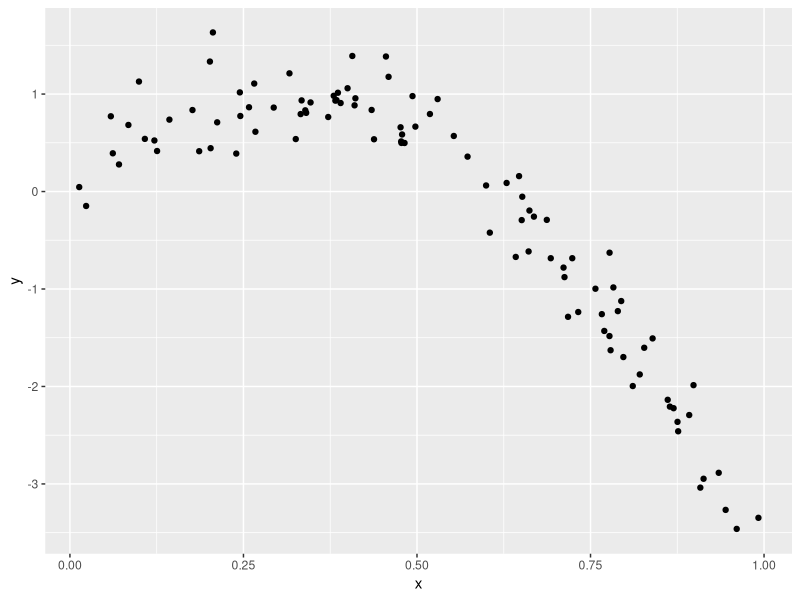
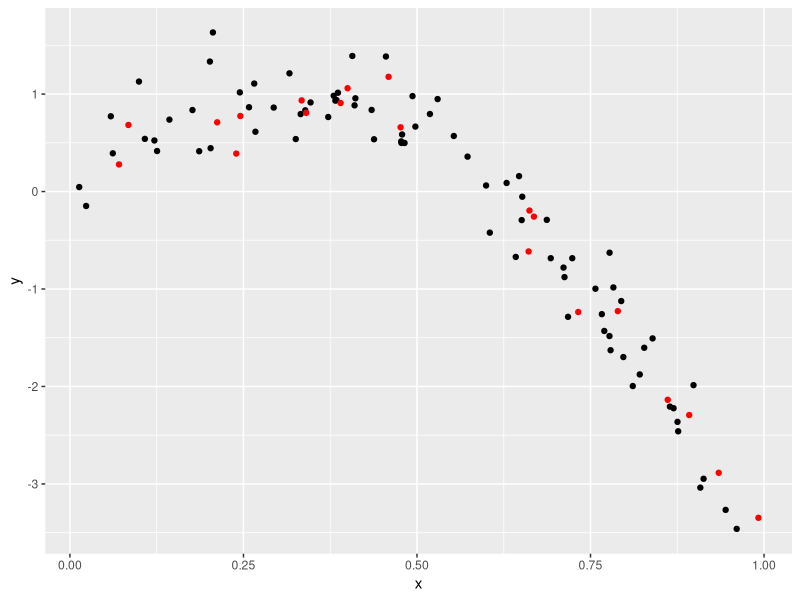
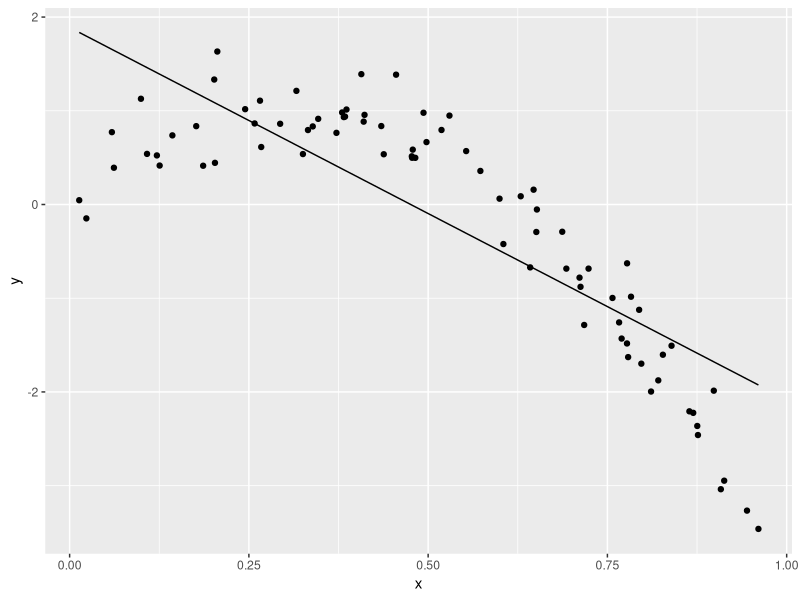
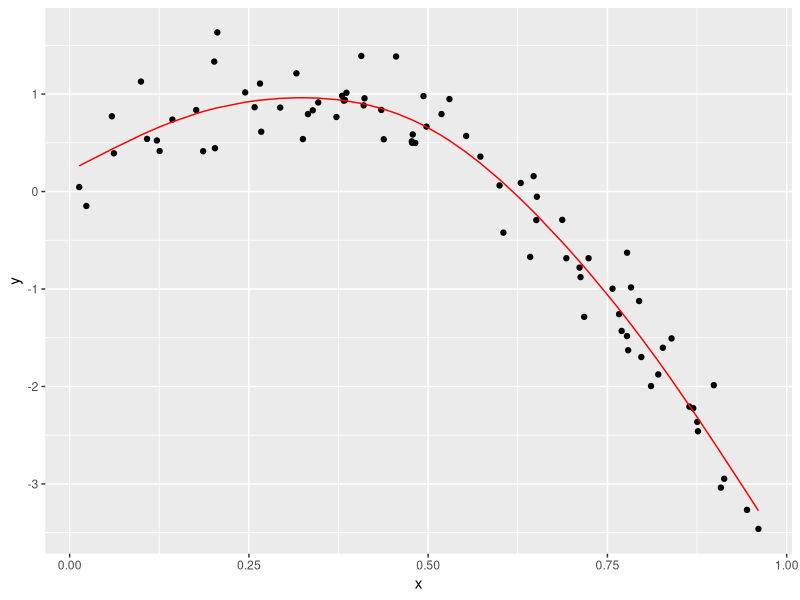
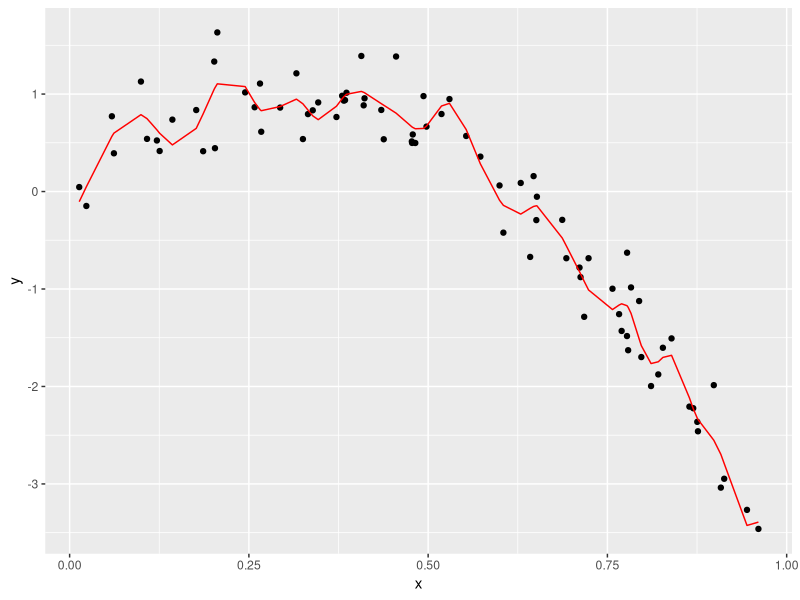
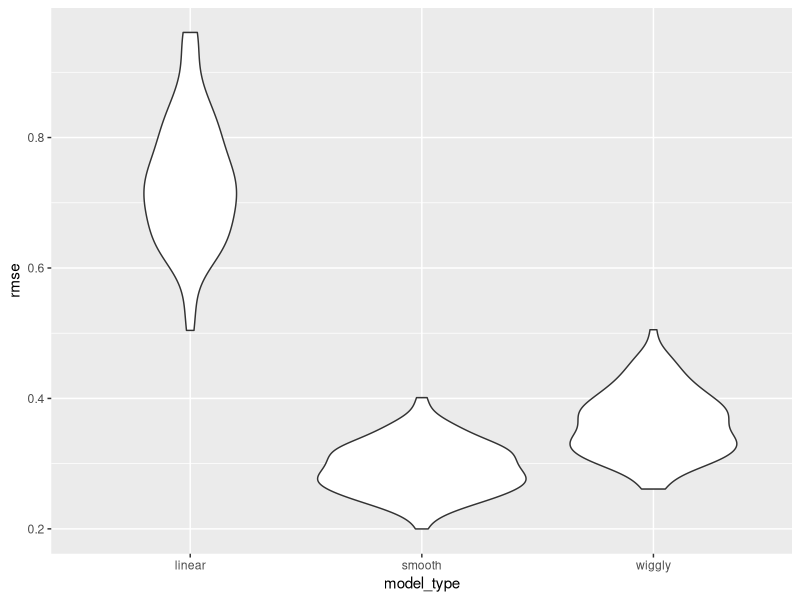

Write R code to recreate these figures, in order.
## ---- chunk 1
knitr::opts_chunk$set(echo = TRUE)
library(tidyverse)
library(modelr)
library(mgcv)
set.seed(1)
## ---- chunk 2
nonlin_df = 
  tibble(
    id = 1:100,
    x = runif(100, 0, 1),
    y = 1 - 10 * (x - .3) ^ 2 + rnorm(100, 0, .3)
  )

nonlin_df |> 
  ggplot(aes(x = x, y = y)) + 
  geom_point()
## ---- chunk 3
train_df = sample_n(nonlin_df, 80)
test_df = anti_join(nonlin_df, train_df, by="id")

train_df |> ggplot(aes(x=x, y=y)) +
  geom_point() +
  geom_point(data=test_df, color="red")
## ---- chunk 4
linear_model = lm(y~x, data=train_df)

# quick visualization
train_df |> 
  modelr::add_predictions(linear_model) |>
  ggplot(aes(x=x, y=y)) +
  geom_point() +
  geom_line(aes(y=pred))
## ---- chunk 5
smooth_mod = mgcv::gam(y~s(x), data=train_df)
wiggly = mgcv::gam(y~s(x, k=30), sp=10e-6, data=train_df)

train_df |> 
  add_predictions(smooth_mod) |> 
  ggplot(aes(x = x, y = y)) + geom_point() + 
  geom_line(aes(y = pred), color = "red")

train_df |> 
  add_predictions(wiggly) |> 
  ggplot(aes(x = x, y = y)) + geom_point() + 
  geom_line(aes(y = pred), color = "red")
## ---- chunk 6
modelr::rmse(linear_model, train_df)
modelr::rmse(smooth_mod, train_df)
modelr::rmse(wiggly, train_df)
## ---- chunk 7
modelr::rmse(linear_model, test_df)
modelr::rmse(smooth_mod, test_df)
modelr::rmse(wiggly, test_df)
## ---- chunk 8
cv_df = crossv_mc(nonlin_df, 100)

cv_df |> pull(train) |> nth(3) |> as_tibble()

cv_df = 
  nonlin_df |>
  crossv_mc(n=100) |>
  mutate(
    train=map(train, as_tibble),
    test=map(test, as_tibble)
  )
## ---- chunk 9
cv_results = 
  cv_df |>
  mutate(
    linear_fit = map(train, \(df) lm(y~x, data=df)), #anonymous function
    smooth_fit = map(train, \(df) mgcv::gam(y~s(x), data=df)),
    wiggly = map(train, \(df) mgcv::gam(y~s(x, k=30), sp=10e-6, data=df))
  ) |>
  mutate(
    rmse_linear = map2(linear_fit, test, \(mod, df) rmse(mod, df)),
    rmse_smooth = map2(smooth_fit, test, \(mod, df) rmse(mod, df)),
    rmse_wiggly = map2(wiggly, test, \(mod, df) rmse(mod, df))
  )

cv_results |>
  select(starts_with("rmse")) |> 
  pivot_longer(
    everything(),
    names_to = "model_type", 
    values_to = "rmse",
    names_prefix = "rmse_") |> 
  unnest(rmse) |>
   mutate(model = fct_inorder(model_type)) |>
  ggplot(aes(x = model_type, y = rmse)) + 
  geom_violin()
